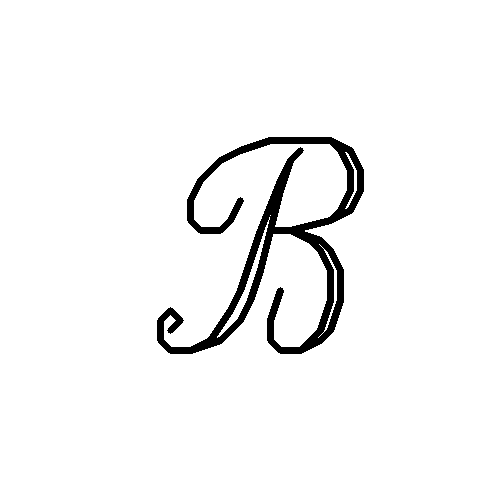
#> input picture test_signature.png, 500 x 500 px
$ python main.py test_signature.png
#> lines starting #> are read from the running program, lines starting #| are printed output that depends on the picture; after the words box and inside, x2 and y2 are one past the last pixel; in counts of white or black regions, pixels touching at a corner belong together
import cv2
import numpy as np
from skimage.morphology import skeletonize
from scipy.interpolate import BSpline
import matplotlib.pyplot as plt
import os
import sys
import tkinter as tk
from tkinter import filedialog

def trace_skeleton_dfs(skeleton):
    """
    Traces the skeleton using Depth First Search (DFS).
    This creates longer, more continuous strokes and perfectly closes gaps at intersections.
    """
    ys, xs = np.where(skeleton)
    skel_pixels = set(zip(xs, ys))

    # Precompute neighbors
    graph = {}
    for x, y in skel_pixels:
        neighbors = []
        for dx in [-1, 0, 1]:
            for dy in [-1, 0, 1]:
                if dx == 0 and dy == 0: continue
                if (x+dx, y+dy) in skel_pixels:
                    neighbors.append((x+dx, y+dy))
        graph[(x,y)] = neighbors

    unvisited = set(skel_pixels)
    curves = []

    # Prefer starting from endpoints
    endpoints = [node for node in skel_pixels if len(graph[node]) == 1]

    while unvisited:
        start_node = None
        for ep in endpoints:
            if ep in unvisited:
                start_node = ep
                break
        if not start_node:
            start_node = next(iter(unvisited))

        curve = [start_node]
        unvisited.remove(start_node)

        # Prepend a visited neighbor to close gaps when starting a new branch from a junction
        visited_neighbors = [n for n in graph[start_node] if n not in unvisited]
        if visited_neighbors:
            curve.insert(0, visited_neighbors[0])

        curr = start_node
        while True:
            unvisited_neighbors = [n for n in graph[curr] if n in unvisited]

            if not unvisited_neighbors:
                # Dead end. Append a visited neighbor to close the gap at the end
                if len(curve) > 1:
                    prev = tuple(curve[-2])
                    other_visited = [n for n in graph[curr] if n not in unvisited and n != prev]
                    if other_visited:
                        curve.append(other_visited[0])
                break

            next_node = unvisited_neighbors[0]
            curve.append(next_node)
            unvisited.remove(next_node)
            curr = next_node

        if len(curve) >= 4:
            curves.append(np.array(curve))

    return curves

def image_to_diempixel(image_path, output_filename="diempixel.dat"):
    """
    1) Đọc ảnh, tìm xương chữ ký và xuất tọa độ pixel ra file diempixel.dat
    """
#> called with image_path = 'test_signature.png', output_filename = 'diempixel.dat'
    print(f"Loading {image_path}...")
    img = cv2.imdecode(np.fromfile(image_path, dtype=np.uint8), cv2.IMREAD_GRAYSCALE) # // modified
#> img is the input picture: shape (500, 500); 96.2% white; 1 black region, box (x1, y1, x2, y2) and area: (157, 137, 364, 354) 9460
    if img is None:
        print("Error: Could not load image.")
        return None, 0

    height, width = img.shape
#> height = 500; width = 500
    _, binary = cv2.threshold(img, 0, 255, cv2.THRESH_BINARY_INV + cv2.THRESH_OTSU)
    binary = binary // 255
    print("Skeletonizing...")
    skeleton = skeletonize(binary)
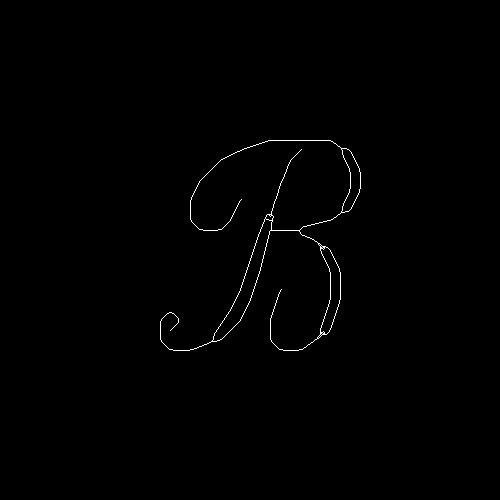
#> skeleton: shape (500, 500) bool; 0.49% white in thin lines or dots, all inside (x1, y1, x2, y2) = (160, 140, 361, 351)

    print("Tracing paths using DFS...")
    segments = trace_skeleton_dfs(skeleton)
#> in trace_skeleton_dfs, `ys, xs = np.where(skeleton)`: ys = 1225 values from 140 to 350; xs = 1225 values, max 360 at index 211, min 160 at index 983, mean 276.1
#> in trace_skeleton_dfs, `skel_pixels = set(zip(xs, ys))`: skel_pixels = 1225 items
#> the loop in trace_skeleton_dfs, `for x, y in skel_pixels:` made 1225 passes
#> (x, y) on passes 1 to 3: (295, 155), (214, 230), (346, 148)
#> in trace_skeleton_dfs, `endpoints = [node for node in skel_pixels if len(graph[node]) == 1]`: endpoints = [(301, 149), (170, 330), (241, 199), (281, 289)]
#> the loop in trace_skeleton_dfs, `while unvisited:` made 26 passes
#> visited_neighbors on passes 17, 18, 20, 21, 22, 23, 24, 25, 26: [(268, 214), (269, 214), (270, 214)], [(271, 220)], [(336, 312)], [(323, 333), (324, 333)], [(322, 334), (323, 333), (324, 333)], [(270, 230), (271, 229), (272, 230)], [(350, 186), (350, 188)], [(271, 220), (272, 219), (272, 221)], [(323, 249)]
#> after the loop in trace_skeleton_dfs, `while unvisited:`: curves = 23 items; unvisited = 0 items
#> segments = 23 items

    with open(output_filename, 'w') as f:
        for i, segment in enumerate(segments):
            f.write(f"STROKE {i}\n")
            for pt in segment:
                f.write(f"{pt[0]} {pt[1]}\n")
#> this loop made 23 passes
#> segment on passes 12, 16, 19, 21, 22: [[340, 295], [340, 294], [340, 293], [340, 292]], [[350, 186], [350, 185], [350, 184], [350, 183]], [[338, 305], [338, 304], [339, 303], [339, 302]], [[323, 333], [324, 332], [323, 331], [322, 332]], [[322, 334], [323, 334], [324, 334], [323, 333]]

    print(f"Exported pixel data to {output_filename}")
    return img, height

def read_diempixel(filename="diempixel.dat"):
    """
    1) Đọc dữ liệu tọa độ điểm từ file diempixel.dat
    """
    segments = []
    current_segment = []

    if not os.path.exists(filename):
        return []

    with open(filename, 'r') as f:
        for line in f:
            line = line.strip()
            if not line: continue
            if line.startswith("STROKE"):
                if current_segment:
                    segments.append(np.array(current_segment))
                    current_segment = []
            else:
                parts = line.split()
                if len(parts) == 2:
                    current_segment.append([float(parts[0]), float(parts[1])])

    if current_segment:
        segments.append(np.array(current_segment))

    return segments

def Nip(u, knots, degree):
    """
    2) Tính toán các hàm basic Nip(u) của đường cong B-spline
    """
    n_knots = len(knots)
    n_control = n_knots - degree - 1
    N = np.zeros((len(u), n_control))
    for i in range(n_control):
        coeffs = np.zeros(n_control)
        coeffs[i] = 1.0
        spl = BSpline(knots, coeffs, degree)
        N[:, i] = spl(u)
    return N

def LSTBSplineRecontruction(points, n_control=20, degree=3):
    """
    3) Hàm tái tạo least-square approximation LSTBSplineRecontruction (Non-uniform)
    """
    x = points[:, 0]
    y = points[:, 1]
    m = len(points)

    if m < 4: return None

    # 1. Parameterization (Chord Length method)
    u = np.zeros(m)
    dists = np.sqrt(np.diff(x)**2 + np.diff(y)**2)
    u[1:] = np.cumsum(dists)
    if u[-1] > 0:
        u /= u[-1]
    else:
        u = np.linspace(0, 1, m)

    # 2. Generate NON-UNIFORM Knots
    n_knots = n_control + degree + 1
    knots = np.zeros(n_knots)

    # Clamped ends
    knots[:degree+1] = 0.0
    knots[-degree-1:] = 1.0

    # Internal non-uniform knots based on proper parameter sampling
    # We need (n_control - degree) internal knots. We sample them evenly from the non-uniform u array.
    if n_control > degree:
        indices = np.linspace(0, m - 1, n_control - degree + 2, dtype=int)[1:-1]
        for j, idx in enumerate(indices):
            knots[j + degree + 1] = u[idx]

    # 3. Build Basis Matrix N (m x n_control)
    N = Nip(u, knots, degree)

    # 4. Solve the Least Squares system: (N^T * N) * P = N^T * Q
    try:
        cp_x, _, _, _ = np.linalg.lstsq(N, x, rcond=None)
        cp_y, _, _, _ = np.linalg.lstsq(N, y, rcond=None)
        return knots, cp_x, cp_y, degree
    except Exception as e:
        print(f"Error in Least-Squares: {e}")
        return None

def export_bsplinecurve(filename, curves, img_height):
    """
    4) Xuất dữ liệu của đường cong tái tạo ra file dữ liệu bsplinecurve.dat theo chuẩn chương trình DUTMod/DISCO
    """
    if not curves:
        print("No curves to export.")
        return

    with open(filename, 'w', encoding='utf-8') as f:
        for i, (knots, cp_x, cp_y, degree) in enumerate(curves):
            num_cp = len(cp_x)
            knot_type = 1

            f.write("=============\n")
            f.write("[BSPLINECURVE]\n\n")
            f.write(f"{num_cp}, {degree}, {knot_type} // UNum, UDegree, UKnotType\n\n")
            f.write("// Control Points\n")

            for x, y in zip(cp_x, cp_y):
                # Lật tọa độ Y để hiển thị đúng hệ tọa độ Cartesian trong app DISCO
                y_flipped = img_height - y
                f.write(f"{x:.8f} {y_flipped:.8f} 0.00000000 1.00000000 0\n")

            f.write("\nUKnot\n")
            for k in knots:
                f.write(f"{k:.8f}\n")

            if i < len(curves) - 1:
                f.write("\n")

    print(f"Exported {len(curves)} B-Spline curves to {filename}")

def select_image_file():
    root = tk.Tk()
    root.withdraw()
    file_path = filedialog.askopenfilename(
        title="Chon anh chu ky",
        filetypes=[("Image Files", "*.png *.jpg *.jpeg *.bmp"), ("All Files", "*.*")]
    )
    return file_path

if __name__ == "__main__":
    image_path = None
    if len(sys.argv) > 1:
        image_path = sys.argv[1]
    else:
        print("Vui long chon anh chu ky tu cua so (co the bi an phia sau)...")
        image_path = select_image_file()

    if not image_path:
        print("No image selected. Exiting.")
        sys.exit(0)

    if not os.path.exists(image_path):
        print(f"Error: File '{image_path}' does not exist.")
        sys.exit(1)

    # BƯỚC 1: Xử lý ảnh và xuất file diempixel.dat
    img, img_height = image_to_diempixel(image_path, "diempixel.dat")
#> img_height = 500

    if img is None:
        sys.exit(1)

    # BƯỚC 2: Đọc file diempixel.dat
    segments = read_diempixel("diempixel.dat")
#> after the loop in read_diempixel, `for line in f:`: current_segment = [[323, 249], [324, 248], [323, 247], [324, 247], [323, 246]]; segments = 22 point arrays, longest 511 points
#> segments = 23 point arrays, longest 511 points
    print(f"Read {len(segments)} segments from diempixel.dat")
#| Read 23 segments from diempixel.dat

    # BƯỚC 3: Xấp xỉ Least-Squares và gom data
    curves = []
    plt.figure(figsize=(10, 6))
    plt.imshow(img, cmap='gray', alpha=0.3)
    colors = ['r', 'g', 'b', 'c', 'm', 'y', 'orange', 'purple']

    for i, ordered_points in enumerate(segments):
        m = len(ordered_points)
        # Động học số điểm điều khiển: 1 điểm điều khiển cho mỗi 10 pixel
        n_cp = max(4, m // 10)

        # Nếu đoạn nét vẽ cực ngắn thì không cần dùng quá nhiều
        n_cp = min(n_cp, m)

        if n_cp < 4: continue

        result = LSTBSplineRecontruction(ordered_points, n_control=n_cp, degree=3)
        if result:
            knots, cp_x, cp_y, degree = result
            curves.append((knots, cp_x, cp_y, degree))

            spl = BSpline(knots, np.column_stack((cp_x, cp_y)), degree)
            u_fine = np.linspace(0, 1, 500)
            curve_pts = spl(u_fine)

            color = colors[i % len(colors)]
            plt.plot(curve_pts[:, 0], curve_pts[:, 1], color=color, linestyle='-', linewidth=2)
#> this loop made 23 passes
#> (ordered_points, n_cp, x in LSTBSplineRecontruction, y in LSTBSplineRecontruction, dists in LSTBSplineRecontruction) on passes 19, 21, 22: ([[338, 305], [338, 304], [339, 303], [339, 302]], 4, [338, 338, 339, 339], [305, 304, 303, 302], [1, 1.41, 1]), ([[323, 333], [324, 332], [323, 331], [322, 332]], 4, [323, 324, 323, 322], [333, 332, 331, 332], [1.41, 1.41, 1.41]), ([[322, 334], [323, 334], [324, 334], [323, 333]], 4, [322, 323, 324, 323], [334, 334, 334, 333], [1, 1, 1.41])
#> (n_cp, x in LSTBSplineRecontruction, y in LSTBSplineRecontruction, dists in LSTBSplineRecontruction) on passes 5, 7: (4, [323, 322, 321, 321, 320], [249, 248, 247, 248, 247], [1.41, 1.41, 1, 1.41]), (4, [345, 344, 344, 343, 343, 343, 342, 342, 342, 342, 342, 341], [160, 159, 158, 157, 156, 155, 154, 153, 152, 151, 150, 149], [1.41, 1, 1.41, 1, 1, 1.41, 1, 1, 1, 1, 1.41])
#> pass 1, in LSTBSplineRecontruction, `N = Nip(u, knots, degree)`:
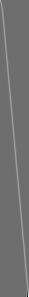
#> N: shape (297, 29) float64; min -1.56, max 2.03, mean 0.0345; drawn with min black and max white
#> pass 2, in LSTBSplineRecontruction (call 2), `N = Nip(u, knots, degree)`:
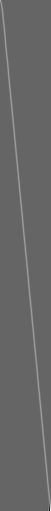
#> N: shape (511, 51) float64; min -1.23, max 1.87, mean 0.0196; drawn with min black and max white
#> after the loop, curves = 23 items

    plt.title(f'LST B-Spline Reconstruction ({len(curves)} strokes)')
    plt.xlabel('X (pixels)')
    plt.ylabel('Y (pixels)')
    plt.tight_layout()
    plt.savefig('result.png')
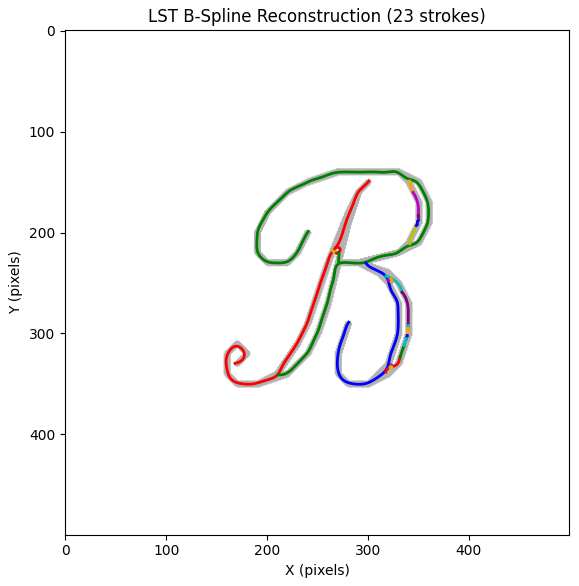
#> figure drawn by matplotlib, 1 panel
    print("Saved visualization to result.png")

    # BƯỚC 4: Xuất file bsplinecurve.dat chuẩn DISCO
    if curves:
        export_bsplinecurve("bsplinecurve.dat", curves, img_height)
#> the loop in export_bsplinecurve, `for i, (knots, cp_x, cp_y, degree) in enumerate(curves):` made 23 passes
#> (knots, cp_x, cp_y, num_cp) on passes 4 to 10: ([0, 0, 0, 0, 0.472, 1, 1, 1], [333.9, 333.1, 329.2, 321.9], [259.3, 255, 248.2, 244.6], 4), ([0, 0, 0, 0, 0.54, 1, 1, 1], [323, 322, 321.2, 320.6], [249.1, 247.5, 247.5, 247.7], 4), ([0, 0, 0, 0, 0.51, 1, 1, 1], [348.2, 346.7, 343.6, 341.7], [193.1, 196, 201.7, 207.9], 4), ([0, 0, 0, 0, 0.46, 1, 1, 1], [345, 343.7, 342.4, 342], [160, 158.6, 154.9, 150.9], 4), ([0, 0, 0, 0, 0.451, 1, 1, 1], [339.9, 340, 340.7, 338], [292, 286.7, 274.5, 263.8], 4), ([0, 0, 0, 0, 0.485, 1, 1, 1], [331.9, 330.9, 325.1, 319], [323.1, 330, 333.6, 333.8], 4), ([0, 0, 0, 0, 0.5, 1, 1, 1], [335.8, 335.1, 333.6, 332.4], [311.9, 313.9, 317.8, 321.9], 4)
#> num_cp on passes 1 to 3: 29, 51, 21
#| Exported 23 B-Spline curves to bsplinecurve.dat
        print("\nHoan tat! Hay kiem tra 3 file: diempixel.dat, bsplinecurve.dat, result.png")
        try:
            os.startfile("result.png")
        except:
            pass
